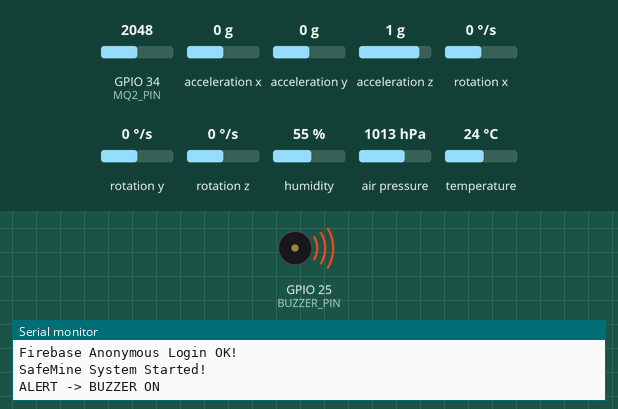
A sketch run on a simulated ESP32. Parts: buzzer (waves = sounding, pin HIGH), the last lines printed to the serial monitor. The test bench sets the inputs (shaded band); at power-on: acceleration x 0 g, GPIO 34 (MQ2_PIN) = 2048, acceleration y 0 g, acceleration z 1 g, rotation x 0 °/s, rotation y 0 °/s, rotation z 0 °/s, humidity 55 %, air pressure 1013 hPa, temperature 24 °C. WiFi joins after 1.5 s; servers stay silent unless stated.

Above: at 6.7 s.
6.8 s: acceleration x set to -1.4 g
At 8.1 s:
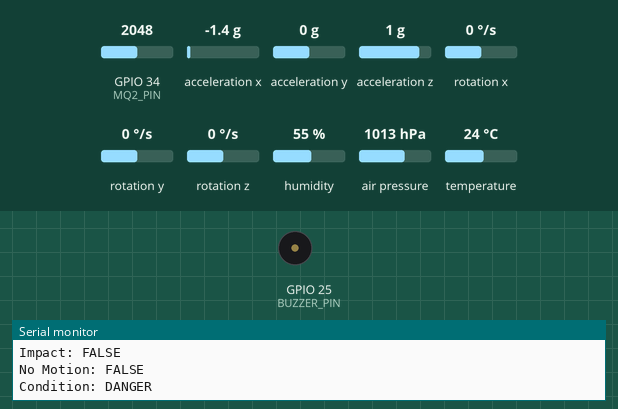
10.1 s: GPIO 34 (MQ2_PIN) set to 1160
Timing chart, 0 to 13.1 s (numbered marks = the images above; inputs shaded):
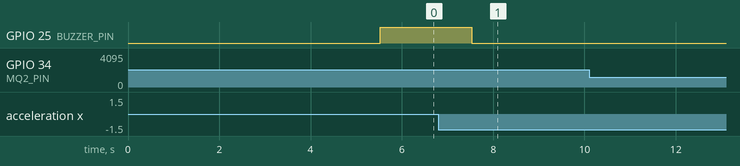

The sketch:

SafeMine_Smart_Helmet.ino
```cpp
#include <WiFi.h>
#include <Firebase_ESP_Client.h>
#include <DHT.h>
#include <Adafruit_BMP085.h>
#include <Wire.h>
#include <MPU6050.h>

// ================= WIFI =================
#define WIFI_SSID "Piyush"
#define WIFI_PASSWORD "YOUR_WIFI_PASSWORD"

// ================= FIREBASE =================
// Apne current working code wali API KEY yahan paste karo
#define API_KEY "YOUR_FIREBASE_API_KEY"

// Ye tumhara existing URL hai
#define DATABASE_URL "YOUR_FIREBASE_DATABASE_URL"

// ================= PINS =================
#define DHT_PIN 4
#define DHT_TYPE DHT11

#define MQ2_PIN 34
#define BUZZER_PIN 25

// ================= OBJECTS =================
DHT dht(DHT_PIN, DHT_TYPE);
Adafruit_BMP085 bmp;
MPU6050 mpu;

FirebaseData fbdo;
FirebaseAuth auth;
FirebaseConfig config;

// ================= THRESHOLDS =================
#define TEMP_LIMIT 36.0
#define GAS_LIMIT 1200

// Pressure safe range
#define PRESS_LOW 900
#define PRESS_HIGH 1100

// MPU motion
#define MOTION_THRESHOLD 0.15

// No motion = 10 minutes
#define NO_MOTION_TIME 600000UL

// ================= VARIABLES =================
unsigned long lastMotionTime = 0;
bool previousUncertain = false;

void setup() {

  Serial.begin(115200);
  delay(1000);

  pinMode(BUZZER_PIN, OUTPUT);
  digitalWrite(BUZZER_PIN, LOW);

  // ================= SENSOR START =================
  dht.begin();

  Wire.begin();

  if (!bmp.begin()) {
    Serial.println("BMP180 NOT FOUND!");
  } else {
    Serial.println("BMP180 OK");
  }

  mpu.initialize();

  if (mpu.testConnection()) {
    Serial.println("MPU6050 OK");
  } else {
    Serial.println("MPU6050 NOT FOUND!");
  }

  // ================= WIFI =================
  Serial.println("Connecting to WiFi...");

  WiFi.begin(WIFI_SSID, WIFI_PASSWORD);

  while (WiFi.status() != WL_CONNECTED) {
    delay(500);
    Serial.print(".");
  }

  Serial.println();
  Serial.println("WiFi Connected!");
  Serial.print("IP Address: ");
  Serial.println(WiFi.localIP());

  // ================= FIREBASE =================
  config.api_key = API_KEY;
  config.database_url = DATABASE_URL;

  if (Firebase.signUp(&config, &auth, "", "")) {
    Serial.println("Firebase Anonymous Login OK!");
  } else {
    Serial.print("Firebase Login ERROR: ");
    Serial.println(config.signer.signupError.message.c_str());
  }

  Firebase.begin(&config, &auth);
  Firebase.reconnectWiFi(true);

  delay(3000);

  lastMotionTime = millis();

  Serial.println("SafeMine System Started!");
}

// ================= LOOP =================
void loop() {

  // -------- TEMPERATURE / HUMIDITY --------
  float temperature = dht.readTemperature();
  float humidity = dht.readHumidity();

  // -------- GAS --------
  int gasValue = analogRead(MQ2_PIN);

  // -------- PRESSURE --------
  float pressure = 0;

  if (bmp.begin()) {
    pressure = bmp.readPressure() / 100.0;
  }

  // -------- MPU6050 --------
  int16_t ax, ay, az;
  int16_t gx, gy, gz;

  mpu.getMotion6(&ax, &ay, &az, &gx, &gy, &gz);

  // Convert acceleration to g
  float axg = ax / 16384.0;
  float ayg = ay / 16384.0;
  float azg = az / 16384.0;

  // Total acceleration
  float totalAcceleration =
      sqrt((axg * axg) +
           (ayg * ayg) +
           (azg * azg));

  // Motion detection
  bool motion = abs(totalAcceleration - 1.0) > MOTION_THRESHOLD;

  if (motion) {
    lastMotionTime = millis();
  }

  bool noMotion =
      (millis() - lastMotionTime >= NO_MOTION_TIME);

  // Impact detection
  bool impact = totalAcceleration > 2.5;

  // -------- CONDITION --------
  bool danger = false;
  bool uncertain = false;

  // Danger conditions
  if (temperature >= TEMP_LIMIT) {
    danger = true;
  }

  if (gasValue >= GAS_LIMIT) {
    danger = true;
  }

  if (pressure < PRESS_LOW || pressure > PRESS_HIGH) {
    danger = true;
  }

  if (impact) {
    danger = true;
  }

  // Uncertain condition
  if (noMotion) {
    uncertain = true;
  }

  String condition;

  if (danger) {
    condition = "DANGER";
  }
  else if (uncertain) {
    condition = "UNCERTAIN";
  }
  else {
    condition = "NORMAL";
  }

  // ================= BUZZER =================
  // DANGER ya UNCERTAIN hone par 2 sec beep

bool alertCondition = (condition == "DANGER" || condition == "UNCERTAIN");

if (alertCondition && !previousUncertain) {

  Serial.println("ALERT -> BUZZER ON");

  digitalWrite(BUZZER_PIN, HIGH);
  delay(2000);
  digitalWrite(BUZZER_PIN, LOW);

  Serial.println("BUZZER OFF");
}

previousUncertain = alertCondition;

  // ================= SERIAL =================
  Serial.println("--------------------------------");

  Serial.print("Temperature: ");
  Serial.print(temperature);
  Serial.println(" C");

  Serial.print("Humidity: ");
  Serial.print(humidity);
  Serial.println(" %");

  Serial.print("Gas Value: ");
  Serial.println(gasValue);

  Serial.print("Pressure: ");
  Serial.print(pressure);
  Serial.println(" hPa");

  Serial.print("AX: ");
  Serial.print(ax);
  Serial.print("  AY: ");
  Serial.print(ay);
  Serial.print("  AZ: ");
  Serial.println(az);

  Serial.print("GX: ");
  Serial.print(gx);
  Serial.print("  GY: ");
  Serial.print(gy);
  Serial.print("  GZ: ");
  Serial.println(gz);

  Serial.print("Motion: ");
  Serial.println(motion ? "TRUE" : "FALSE");

  Serial.print("Impact: ");
  Serial.println(impact ? "TRUE" : "FALSE");

  Serial.print("No Motion: ");
  Serial.println(noMotion ? "TRUE" : "FALSE");

  Serial.print("Condition: ");
  Serial.println(condition);

  // ================= FIREBASE =================
  if (Firebase.ready()) {

    Firebase.RTDB.setFloat(
      &fbdo, "/SafeMine/temperature", temperature);

    Firebase.RTDB.setFloat(
      &fbdo, "/SafeMine/humidity", humidity);

    Firebase.RTDB.setInt(
      &fbdo, "/SafeMine/gas", gasValue);

    Firebase.RTDB.setFloat(
      &fbdo, "/SafeMine/pressure", pressure);

    Firebase.RTDB.setInt(
      &fbdo, "/SafeMine/acceleration/AX", ax);

    Firebase.RTDB.setInt(
      &fbdo, "/SafeMine/acceleration/AY", ay);

    Firebase.RTDB.setInt(
      &fbdo, "/SafeMine/acceleration/AZ", az);

    Firebase.RTDB.setInt(
      &fbdo, "/SafeMine/gyro/GX", gx);

    Firebase.RTDB.setInt(
      &fbdo, "/SafeMine/gyro/GY", gy);

    Firebase.RTDB.setInt(
      &fbdo, "/SafeMine/gyro/GZ", gz);

    Firebase.RTDB.setBool(
      &fbdo, "/SafeMine/motion", motion);

    Firebase.RTDB.setBool(
      &fbdo, "/SafeMine/impact", impact);

    Firebase.RTDB.setBool(
      &fbdo, "/SafeMine/noMotion", noMotion);

    Firebase.RTDB.setBool(
      &fbdo, "/SafeMine/mpuOK", mpu.testConnection());

    Firebase.RTDB.setBool(
      &fbdo, "/SafeMine/bmpOK", true);

    Firebase.RTDB.setString(
      &fbdo, "/SafeMine/condition", condition);

    Firebase.RTDB.setString(
      &fbdo, "/SafeMine/systemStatus", "ONLINE");

    Firebase.RTDB.setInt(
      &fbdo, "/SafeMine/lastUpdate", millis());

    Serial.println("Firebase Updated!");
  }

  delay(3000);
}
```
